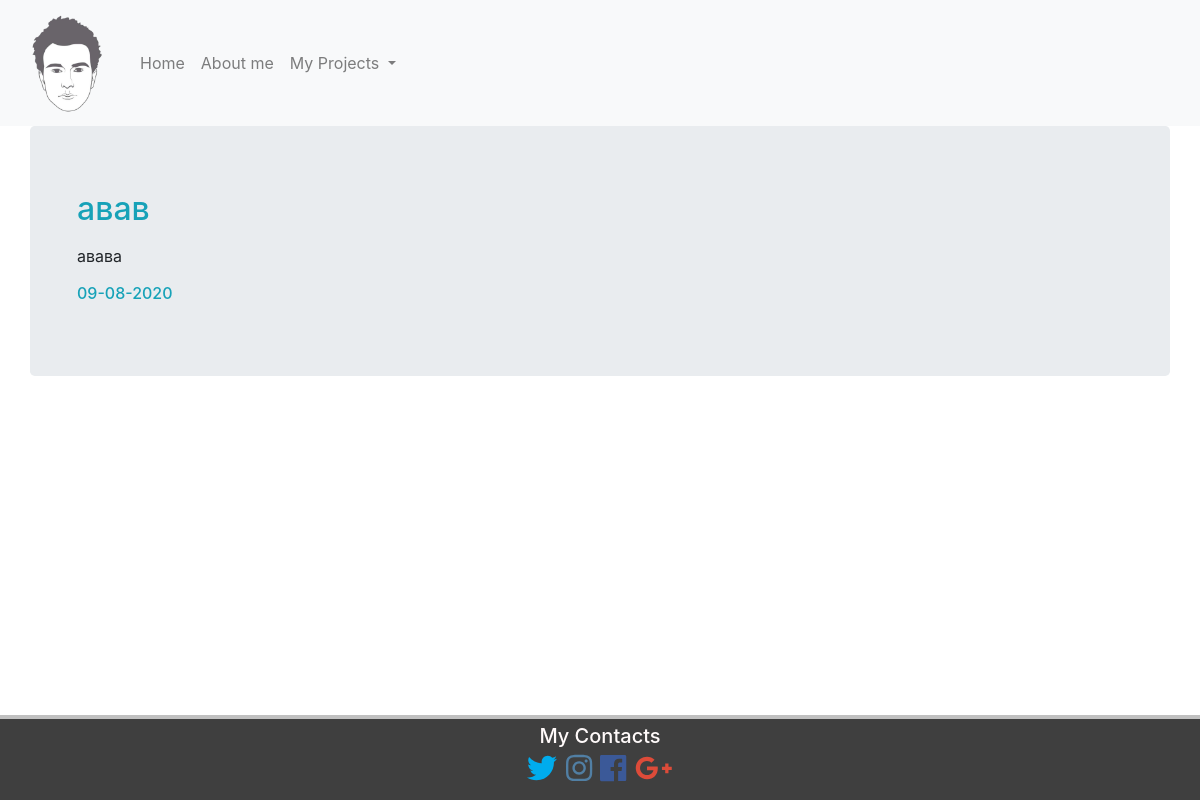
The page /articles/4/ on the database its author committed.
### articles/models.py (models this page shows, shortened)
class Articles(models.Model):
    title = models.CharField(max_length=120)
    content = HTMLField()
    date = models.DateTimeField()

### articles/views.py (the view)
# urls.py: path('<int:pk>/', ArticleView.as_view(), name='article'),
class ArticleView(DetailView):
    template_name = 'articles/article_page.html'
    model = Articles
    def get_context_data(self, *args, **kwargs):
        context = super().get_context_data(*args, **kwargs)
        context['article'] = Articles.objects.all()
        return context

### articles/templates/articles/article_page.html (shortened to what this page needs)
{% extends "home/wrapper.html" %}
{% block content %}
<h2 class="text-info">{{articles.title}}</h2>
<p class="my_p">{{articles.content|safe|linebreaks}}</p>
<h6 class="text-info">{{articles.date|date:"d-m-Y"}}</h6>
{% endblock %}

### home/static/home/base.css (style rules this page uses)
body { padding-bottom: 90px; position: relative; min-height: 100vh; }
.my_p { text-indent: 20px; }

### rows shown on the page
Articles: title "авав", content "авава", date "09-08-2020"
